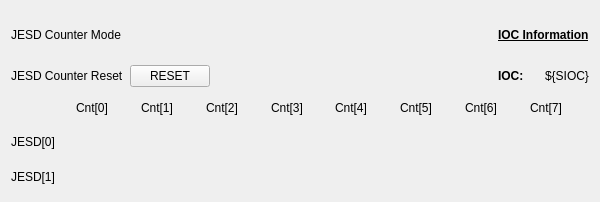
<?xml version="1.0" encoding="UTF-8"?>
<ui version="4.0">
 <class>Form</class>
 <widget class="QWidget" name="Form">
  <property name="geometry">
   <rect>
    <x>0</x>
    <y>0</y>
    <width>600</width>
    <height>202</height>
   </rect>
  </property>
  <property name="windowTitle">
   <string>JESD - ${DEV}</string>
  </property>
  <layout class="QVBoxLayout" name="verticalLayout">
   <item>
    <layout class="QGridLayout" name="gridLayout">
     <item row="1" column="0">
      <widget class="QLabel" name="label_2">
       <property name="sizePolicy">
        <sizepolicy hsizetype="Preferred" vsizetype="Preferred">
         <horstretch>1</horstretch>
         <verstretch>1</verstretch>
        </sizepolicy>
       </property>
       <property name="text">
        <string>JESD Counter Reset</string>
       </property>
      </widget>
     </item>
     <item row="1" column="4">
      <widget class="PyDMLabel" name="PyDMLabel_17">
       <property name="toolTip">
        <string/>
       </property>
       <property name="text">
        <string>${SIOC}</string>
       </property>
      </widget>
     </item>
     <item row="0" column="0">
      <widget class="QLabel" name="label">
       <property name="sizePolicy">
        <sizepolicy hsizetype="Preferred" vsizetype="Preferred">
         <horstretch>1</horstretch>
         <verstretch>1</verstretch>
        </sizepolicy>
       </property>
       <property name="maximumSize">
        <size>
         <width>16777215</width>
         <height>16777215</height>
        </size>
       </property>
       <property name="text">
        <string>JESD Counter Mode</string>
       </property>
      </widget>
     </item>
     <item row="0" column="3" colspan="2">
      <widget class="QLabel" name="label_13">
       <property name="sizePolicy">
        <sizepolicy hsizetype="Preferred" vsizetype="Preferred">
         <horstretch>0</horstretch>
         <verstretch>1</verstretch>
        </sizepolicy>
       </property>
       <property name="font">
        <font>
         <weight>75</weight>
         <bold>true</bold>
         <underline>true</underline>
        </font>
       </property>
       <property name="text">
        <string>IOC Information</string>
       </property>
      </widget>
     </item>
     <item row="0" column="1">
      <widget class="PyDMEnumButton" name="PyDMEnumButton">
       <property name="sizePolicy">
        <sizepolicy hsizetype="Preferred" vsizetype="Preferred">
         <horstretch>1</horstretch>
         <verstretch>1</verstretch>
        </sizepolicy>
       </property>
       <property name="minimumSize">
        <size>
         <width>0</width>
         <height>0</height>
        </size>
       </property>
       <property name="maximumSize">
        <size>
         <width>16777215</width>
         <height>48</height>
        </size>
       </property>
       <property name="toolTip">
        <string/>
       </property>
       <property name="channel" stdset="0">
        <string>ca://${DEV}:JESDCNT_MODE</string>
       </property>
       <property name="orientation" stdset="0">
        <enum>Qt::Horizontal</enum>
       </property>
       <property name="marginTop" stdset="0">
        <number>0</number>
       </property>
       <property name="marginBottom" stdset="0">
        <number>0</number>
       </property>
       <property name="marginLeft" stdset="0">
        <number>0</number>
       </property>
       <property name="marginRight" stdset="0">
        <number>0</number>
       </property>
       <property name="horizontalSpacing" stdset="0">
        <number>0</number>
       </property>
       <property name="verticalSpacing" stdset="0">
        <number>0</number>
       </property>
      </widget>
     </item>
     <item row="1" column="3">
      <widget class="QLabel" name="label_14">
       <property name="sizePolicy">
        <sizepolicy hsizetype="Preferred" vsizetype="Preferred">
         <horstretch>0</horstretch>
         <verstretch>1</verstretch>
        </sizepolicy>
       </property>
       <property name="font">
        <font>
         <weight>75</weight>
         <bold>true</bold>
        </font>
       </property>
       <property name="text">
        <string>IOC:</string>
       </property>
      </widget>
     </item>
     <item row="1" column="1">
      <widget class="PyDMPushButton" name="PyDMPushButton">
       <property name="sizePolicy">
        <sizepolicy hsizetype="Preferred" vsizetype="Fixed">
         <horstretch>1</horstretch>
         <verstretch>1</verstretch>
        </sizepolicy>
       </property>
       <property name="toolTip">
        <string/>
       </property>
       <property name="text">
        <string>RESET</string>
       </property>
       <property name="channel" stdset="0">
        <string>ca://${DEV}:JESDCNT_RESET</string>
       </property>
       <property name="pressValue" stdset="0">
        <string>1</string>
       </property>
      </widget>
     </item>
     <item row="0" column="2" rowspan="2">
      <spacer name="horizontalSpacer">
       <property name="orientation">
        <enum>Qt::Horizontal</enum>
       </property>
       <property name="sizeType">
        <enum>QSizePolicy::Expanding</enum>
       </property>
       <property name="sizeHint" stdset="0">
        <size>
         <width>300</width>
         <height>20</height>
        </size>
       </property>
      </spacer>
     </item>
    </layout>
   </item>
   <item>
    <layout class="QGridLayout" name="gridLayout_2">
     <item row="0" column="1">
      <widget class="QLabel" name="label_6">
       <property name="text">
        <string>Cnt[0]</string>
       </property>
      </widget>
     </item>
     <item row="0" column="2">
      <widget class="QLabel" name="label_7">
       <property name="text">
        <string>Cnt[1]</string>
       </property>
      </widget>
     </item>
     <item row="0" column="3">
      <widget class="QLabel" name="label_8">
       <property name="text">
        <string>Cnt[2]</string>
       </property>
      </widget>
     </item>
     <item row="0" column="4">
      <widget class="QLabel" name="label_9">
       <property name="text">
        <string>Cnt[3]</string>
       </property>
      </widget>
     </item>
     <item row="0" column="5">
      <widget class="QLabel" name="label_10">
       <property name="text">
        <string>Cnt[4]</string>
       </property>
      </widget>
     </item>
     <item row="0" column="6">
      <widget class="QLabel" name="label_11">
       <property name="text">
        <string>Cnt[5]</string>
       </property>
      </widget>
     </item>
     <item row="0" column="7">
      <widget class="QLabel" name="label_12">
       <property name="text">
        <string>Cnt[6]</string>
       </property>
      </widget>
     </item>
     <item row="0" column="8">
      <widget class="QLabel" name="label_5">
       <property name="text">
        <string>Cnt[7]</string>
       </property>
      </widget>
     </item>
     <item row="1" column="0">
      <widget class="QLabel" name="label_3">
       <property name="text">
        <string>JESD[0]</string>
       </property>
      </widget>
     </item>
     <item row="1" column="1">
      <widget class="PyDMLabel" name="PyDMLabel">
       <property name="toolTip">
        <string/>
       </property>
       <property name="text">
        <string/>
       </property>
       <property name="scaledContents">
        <bool>true</bool>
       </property>
       <property name="alignment">
        <set>Qt::AlignCenter</set>
       </property>
       <property name="margin">
        <number>0</number>
       </property>
       <property name="alarmSensitiveContent" stdset="0">
        <bool>true</bool>
       </property>
       <property name="channel" stdset="0">
        <string>ca://${DEV}:JESD0_0</string>
       </property>
      </widget>
     </item>
     <item row="1" column="2">
      <widget class="PyDMLabel" name="PyDMLabel_2">
       <property name="toolTip">
        <string/>
       </property>
       <property name="text">
        <string/>
       </property>
       <property name="scaledContents">
        <bool>true</bool>
       </property>
       <property name="alignment">
        <set>Qt::AlignCenter</set>
       </property>
       <property name="margin">
        <number>0</number>
       </property>
       <property name="alarmSensitiveContent" stdset="0">
        <bool>true</bool>
       </property>
       <property name="channel" stdset="0">
        <string>ca://${DEV}:JESD0_1</string>
       </property>
      </widget>
     </item>
     <item row="1" column="3">
      <widget class="PyDMLabel" name="PyDMLabel_3">
       <property name="toolTip">
        <string/>
       </property>
       <property name="text">
        <string/>
       </property>
       <property name="scaledContents">
        <bool>true</bool>
       </property>
       <property name="alignment">
        <set>Qt::AlignCenter</set>
       </property>
       <property name="margin">
        <number>0</number>
       </property>
       <property name="alarmSensitiveContent" stdset="0">
        <bool>true</bool>
       </property>
       <property name="channel" stdset="0">
        <string>ca://${DEV}:JESD0_2</string>
       </property>
      </widget>
     </item>
     <item row="1" column="4">
      <widget class="PyDMLabel" name="PyDMLabel_4">
       <property name="toolTip">
        <string/>
       </property>
       <property name="text">
        <string/>
       </property>
       <property name="scaledContents">
        <bool>true</bool>
       </property>
       <property name="alignment">
        <set>Qt::AlignCenter</set>
       </property>
       <property name="margin">
        <number>0</number>
       </property>
       <property name="alarmSensitiveContent" stdset="0">
        <bool>true</bool>
       </property>
       <property name="channel" stdset="0">
        <string>ca://${DEV}:JESD0_3</string>
       </property>
      </widget>
     </item>
     <item row="1" column="5">
      <widget class="PyDMLabel" name="PyDMLabel_5">
       <property name="toolTip">
        <string/>
       </property>
       <property name="text">
        <string/>
       </property>
       <property name="scaledContents">
        <bool>true</bool>
       </property>
       <property name="alignment">
        <set>Qt::AlignCenter</set>
       </property>
       <property name="margin">
        <number>0</number>
       </property>
       <property name="alarmSensitiveContent" stdset="0">
        <bool>true</bool>
       </property>
       <property name="channel" stdset="0">
        <string>ca://${DEV}:JESD0_4</string>
       </property>
      </widget>
     </item>
     <item row="1" column="6">
      <widget class="PyDMLabel" name="PyDMLabel_6">
       <property name="toolTip">
        <string/>
       </property>
       <property name="text">
        <string/>
       </property>
       <property name="scaledContents">
        <bool>true</bool>
       </property>
       <property name="alignment">
        <set>Qt::AlignCenter</set>
       </property>
       <property name="margin">
        <number>0</number>
       </property>
       <property name="alarmSensitiveContent" stdset="0">
        <bool>true</bool>
       </property>
       <property name="channel" stdset="0">
        <string>ca://${DEV}:JESD0_5</string>
       </property>
      </widget>
     </item>
     <item row="1" column="7">
      <widget class="PyDMLabel" name="PyDMLabel_7">
       <property name="toolTip">
        <string/>
       </property>
       <property name="text">
        <string/>
       </property>
       <property name="scaledContents">
        <bool>true</bool>
       </property>
       <property name="alignment">
        <set>Qt::AlignCenter</set>
       </property>
       <property name="margin">
        <number>0</number>
       </property>
       <property name="alarmSensitiveContent" stdset="0">
        <bool>true</bool>
       </property>
       <property name="channel" stdset="0">
        <string>ca://${DEV}:JESD0_6</string>
       </property>
      </widget>
     </item>
     <item row="1" column="8">
      <widget class="PyDMLabel" name="PyDMLabel_8">
       <property name="toolTip">
        <string/>
       </property>
       <property name="text">
        <string/>
       </property>
       <property name="scaledContents">
        <bool>true</bool>
       </property>
       <property name="alignment">
        <set>Qt::AlignCenter</set>
       </property>
       <property name="margin">
        <number>0</number>
       </property>
       <property name="alarmSensitiveContent" stdset="0">
        <bool>true</bool>
       </property>
       <property name="channel" stdset="0">
        <string>ca://${DEV}:JESD0_7</string>
       </property>
      </widget>
     </item>
     <item row="2" column="0">
      <widget class="QLabel" name="label_4">
       <property name="text">
        <string>JESD[1]</string>
       </property>
      </widget>
     </item>
     <item row="2" column="1">
      <widget class="PyDMLabel" name="PyDMLabel_9">
       <property name="toolTip">
        <string/>
       </property>
       <property name="text">
        <string/>
       </property>
       <property name="scaledContents">
        <bool>true</bool>
       </property>
       <property name="alignment">
        <set>Qt::AlignCenter</set>
       </property>
       <property name="margin">
        <number>0</number>
       </property>
       <property name="alarmSensitiveContent" stdset="0">
        <bool>true</bool>
       </property>
       <property name="channel" stdset="0">
        <string>ca://${DEV}:JESD1_0</string>
       </property>
      </widget>
     </item>
     <item row="2" column="2">
      <widget class="PyDMLabel" name="PyDMLabel_10">
       <property name="toolTip">
        <string/>
       </property>
       <property name="text">
        <string/>
       </property>
       <property name="scaledContents">
        <bool>true</bool>
       </property>
       <property name="alignment">
        <set>Qt::AlignCenter</set>
       </property>
       <property name="margin">
        <number>0</number>
       </property>
       <property name="alarmSensitiveContent" stdset="0">
        <bool>true</bool>
       </property>
       <property name="channel" stdset="0">
        <string>ca://${DEV}:JESD1_1</string>
       </property>
      </widget>
     </item>
     <item row="2" column="3">
      <widget class="PyDMLabel" name="PyDMLabel_11">
       <property name="toolTip">
        <string/>
       </property>
       <property name="text">
        <string/>
       </property>
       <property name="scaledContents">
        <bool>true</bool>
       </property>
       <property name="alignment">
        <set>Qt::AlignCenter</set>
       </property>
       <property name="margin">
        <number>0</number>
       </property>
       <property name="alarmSensitiveContent" stdset="0">
        <bool>true</bool>
       </property>
       <property name="channel" stdset="0">
        <string>ca://${DEV}:JESD1_2</string>
       </property>
      </widget>
     </item>
     <item row="2" column="4">
      <widget class="PyDMLabel" name="PyDMLabel_12">
       <property name="toolTip">
        <string/>
       </property>
       <property name="text">
        <string/>
       </property>
       <property name="scaledContents">
        <bool>true</bool>
       </property>
       <property name="alignment">
        <set>Qt::AlignCenter</set>
       </property>
       <property name="margin">
        <number>0</number>
       </property>
       <property name="alarmSensitiveContent" stdset="0">
        <bool>true</bool>
       </property>
       <property name="channel" stdset="0">
        <string>ca://${DEV}:JESD1_3</string>
       </property>
      </widget>
     </item>
     <item row="2" column="5">
      <widget class="PyDMLabel" name="PyDMLabel_13">
       <property name="toolTip">
        <string/>
       </property>
       <property name="text">
        <string/>
       </property>
       <property name="scaledContents">
        <bool>true</bool>
       </property>
       <property name="alignment">
        <set>Qt::AlignCenter</set>
       </property>
       <property name="margin">
        <number>0</number>
       </property>
       <property name="alarmSensitiveContent" stdset="0">
        <bool>true</bool>
       </property>
       <property name="channel" stdset="0">
        <string>ca://${DEV}:JESD1_4</string>
       </property>
      </widget>
     </item>
     <item row="2" column="6">
      <widget class="PyDMLabel" name="PyDMLabel_14">
       <property name="toolTip">
        <string/>
       </property>
       <property name="text">
        <string/>
       </property>
       <property name="scaledContents">
        <bool>true</bool>
       </property>
       <property name="alignment">
        <set>Qt::AlignCenter</set>
       </property>
       <property name="margin">
        <number>0</number>
       </property>
       <property name="alarmSensitiveContent" stdset="0">
        <bool>true</bool>
       </property>
       <property name="channel" stdset="0">
        <string>ca://${DEV}:JESD1_5</string>
       </property>
      </widget>
     </item>
     <item row="2" column="7">
      <widget class="PyDMLabel" name="PyDMLabel_15">
       <property name="toolTip">
        <string/>
       </property>
       <property name="text">
        <string/>
       </property>
       <property name="scaledContents">
        <bool>true</bool>
       </property>
       <property name="alignment">
        <set>Qt::AlignCenter</set>
       </property>
       <property name="margin">
        <number>0</number>
       </property>
       <property name="alarmSensitiveContent" stdset="0">
        <bool>true</bool>
       </property>
       <property name="channel" stdset="0">
        <string>ca://${DEV}:JESD1_6</string>
       </property>
      </widget>
     </item>
     <item row="2" column="8">
      <widget class="PyDMLabel" name="PyDMLabel_16">
       <property name="toolTip">
        <string/>
       </property>
       <property name="text">
        <string/>
       </property>
       <property name="scaledContents">
        <bool>true</bool>
       </property>
       <property name="alignment">
        <set>Qt::AlignCenter</set>
       </property>
       <property name="margin">
        <number>0</number>
       </property>
       <property name="alarmSensitiveContent" stdset="0">
        <bool>true</bool>
       </property>
       <property name="channel" stdset="0">
        <string>ca://${DEV}:JESD1_7</string>
       </property>
      </widget>
     </item>
    </layout>
   </item>
  </layout>
 </widget>
 <customwidgets>
  <customwidget>
   <class>PyDMLabel</class>
   <extends>QLabel</extends>
   <header>pydm.widgets.label</header>
  </customwidget>
  <customwidget>
   <class>PyDMEnumButton</class>
   <extends>QWidget</extends>
   <header>pydm.widgets.enum_button</header>
  </customwidget>
  <customwidget>
   <class>PyDMPushButton</class>
   <extends>QPushButton</extends>
   <header>pydm.widgets.pushbutton</header>
  </customwidget>
 </customwidgets>
 <resources/>
 <connections/>
</ui>
